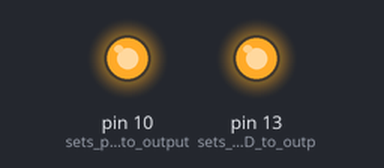
The sketch below on a simulated Arduino Uno, built with avr-gcc and run on an emulated ATmega328P. Parts: output pins drawn as LEDs (lit = HIGH). What the sketch prints to the serial monitor is not drawn.

Above: at 0.05 s.
Timing chart, 0 to 3.0 s (numbered marks = the images above):
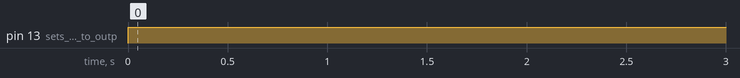

The sketch:

MAIN_ExampleCodeGithubPLEASE.ino
```cpp
int variable = 1;

void setup() {
  // runs once at the start
  Serial.begin(9600); // sets up being able to print statements (press serial monitor at the top right and then setup the serial monitor to 9600 baud at the right of the serial monitor)

  pinMode(10, OUTPUT); // sets pin 10 to output
  digitalWrite(10, HIGH); // sets pin 10 to be always on

  pinMode(LED_BUILTIN, OUTPUT); // sets built in LED to output

  // hi testing github ha ha
  // branch pull request test to auto update arduino ide! (also include namechange i hope the ide doesnt fuck it all up because of the different folder name omggg)
}

void loop() {
  // put your main code here, to run repeatedly:

  digitalWrite(LED_BUILTIN, HIGH);  // turn the LED on (HIGH is the voltage level)

    Serial.println(variable); //prints the variable
    variable += 1; //increments Variable by one

    delay(1000); //waits 1 second


    printHello(); // calls the function

    digitalWrite(LED_BUILTIN, LOW);   // turn the LED off by making the voltage LOW

    Serial.println("New Update:"); // Serial.println STARTS ON A NEW LINE
    Serial.print("One round of Loop completed!");  // Serial.print ADDS MORE CONTENT ON THE SAME LINE (combine stuff like variables, etc.)

}

// sets up a function called printHello
void printHello() {
  Serial.println("Hello");
}
```

Measured:
- by itself, pin 13 (sets_built_in_LED_to_outp): LOW → HIGH at 0.00 s
